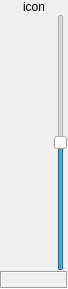
<ui version="4.0" >
 <class>EqSlider</class>
 <widget class="QWidget" name="EqSlider" >
  <property name="geometry" >
   <rect>
    <x>0</x>
    <y>0</y>
    <width>68</width>
    <height>289</height>
   </rect>
  </property>
  <layout class="QVBoxLayout" >
   <property name="margin" >
    <number>0</number>
   </property>
   <property name="spacing" >
    <number>0</number>
   </property>
   <item>
    <widget class="QLabel" name="_icon" >
     <property name="text" >
      <string>icon</string>
     </property>
     <property name="alignment" >
      <set>Qt::AlignCenter</set>
     </property>
     <property name="wordWrap" >
      <bool>false</bool>
     </property>
    </widget>
   </item>
   <item>
    <layout class="QHBoxLayout" >
     <property name="margin" >
      <number>0</number>
     </property>
     <property name="spacing" >
      <number>6</number>
     </property>
     <item>
      <widget class="VerticalText" native="1" name="_label" >
       <property name="sizePolicy" >
        <sizepolicy>
         <hsizetype>1</hsizetype>
         <vsizetype>1</vsizetype>
         <horstretch>0</horstretch>
         <verstretch>0</verstretch>
        </sizepolicy>
       </property>
      </widget>
     </item>
     <item>
      <widget class="QSlider" name="_slider" >
       <property name="minimum" >
        <number>-100</number>
       </property>
       <property name="maximum" >
        <number>100</number>
       </property>
       <property name="orientation" >
        <enum>Qt::Vertical</enum>
       </property>
      </widget>
     </item>
    </layout>
   </item>
   <item>
    <widget class="QLabel" name="value_label" >
     <property name="sizePolicy" >
      <sizepolicy>
       <hsizetype>1</hsizetype>
       <vsizetype>5</vsizetype>
       <horstretch>0</horstretch>
       <verstretch>0</verstretch>
      </sizepolicy>
     </property>
     <property name="frameShape" >
      <enum>QFrame::Box</enum>
     </property>
     <property name="frameShadow" >
      <enum>QFrame::Sunken</enum>
     </property>
     <property name="text" >
      <string/>
     </property>
     <property name="alignment" >
      <set>Qt::AlignCenter</set>
     </property>
    </widget>
   </item>
  </layout>
 </widget>
 <layoutdefault spacing="0" margin="0" />
 <customwidgets>
  <customwidget>
   <class>VerticalText</class>
   <extends>QWidget</extends>
   <header>verticaltext.h</header>
  </customwidget>
 </customwidgets>
 <includes>
  <include location="local" >verticaltext.h</include>
 </includes>
 <resources/>
 <connections>
  <connection>
   <sender>_slider</sender>
   <signal>valueChanged(int)</signal>
   <receiver>value_label</receiver>
   <slot>setNum(int)</slot>
   <hints>
    <hint type="sourcelabel" >
     <x>64</x>
     <y>156</y>
    </hint>
    <hint type="destinationlabel" >
     <x>36</x>
     <y>305</y>
    </hint>
   </hints>
  </connection>
 </connections>
</ui>
